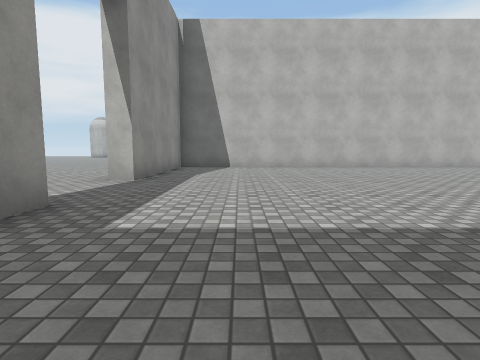
view 1 (above)

20 first-person views from a walk through a Unity game level. The camera is 1.2 m above the floor, tilts 6° down and sees 80° across. The floor is counted in squares, 2 m on a side. Each view is taken from the middle of a square. On the plan, view 1 faces up. The plan holds only what a view shows up to about 9 squares ahead; the rest is blank. The place goes on beyond the plan. The player is left out. Surface patterns are stand-ins for the level's own textures.

view 2
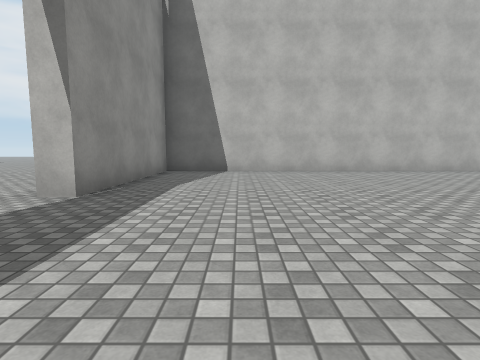

view 3
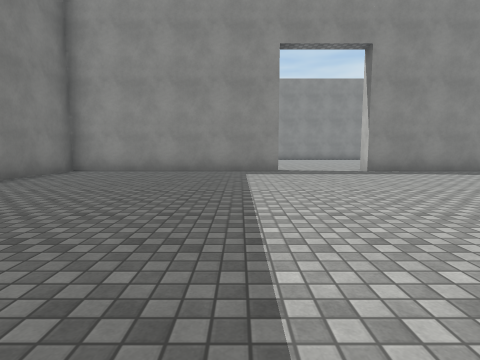

view 4
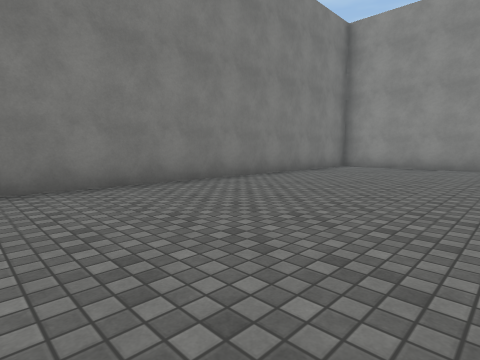

view 5
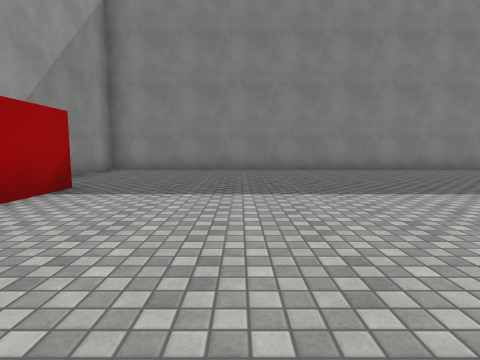

view 6
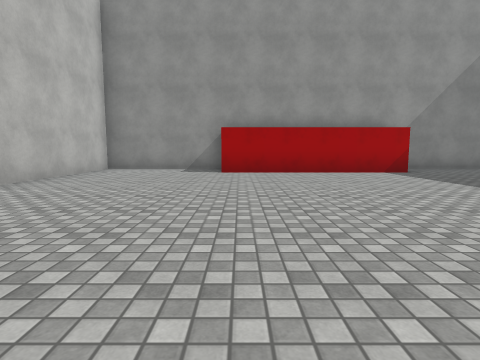

view 7
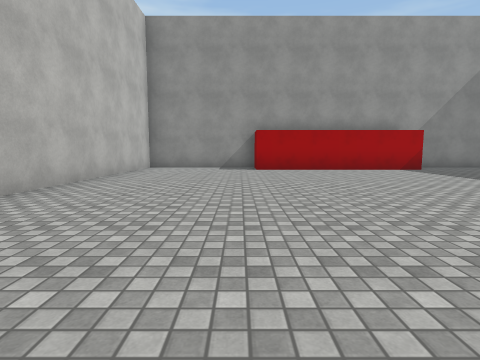

view 8
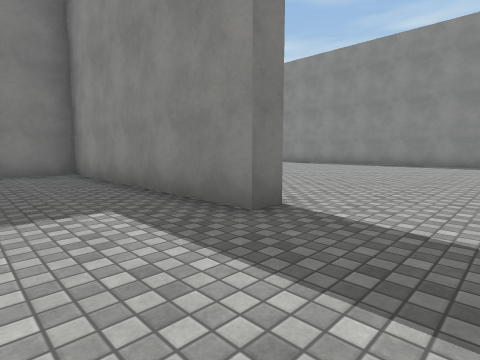

view 9
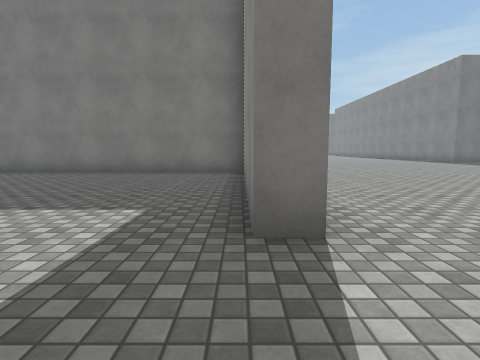

view 10
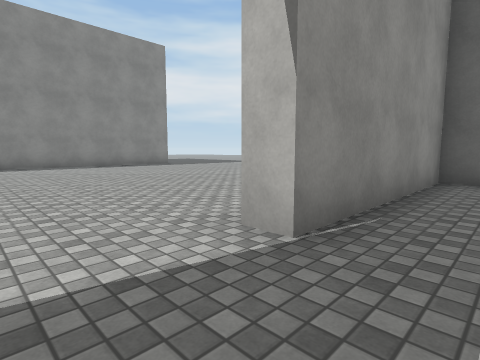

view 11
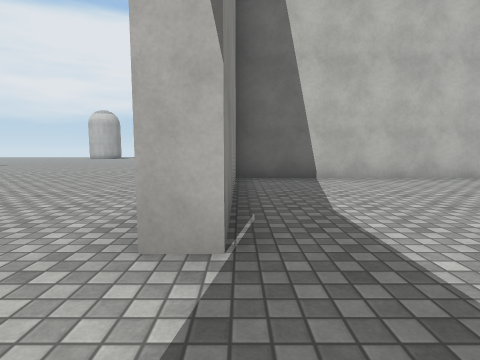

view 12
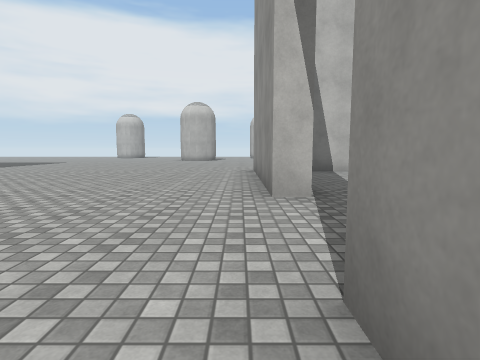

view 13
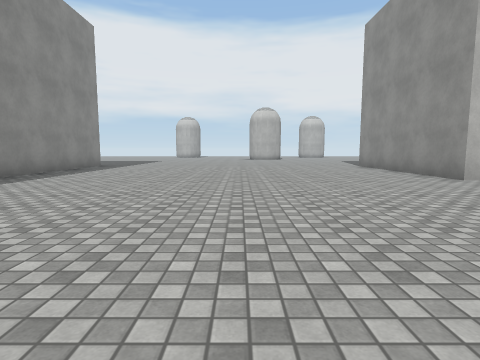

view 14
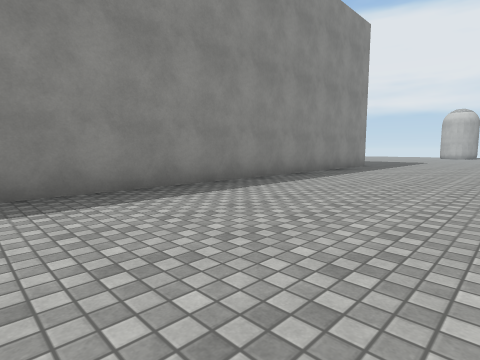

view 15
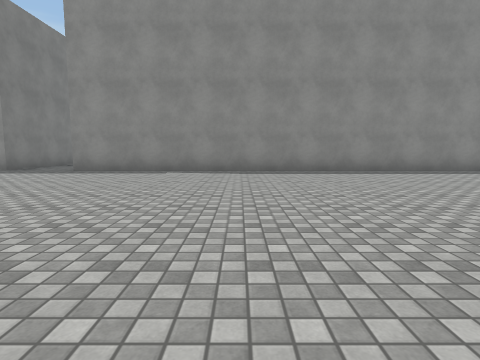

view 16
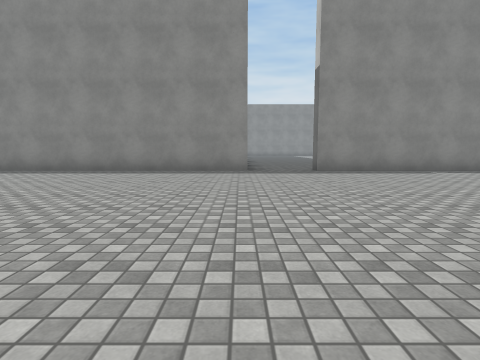

view 17
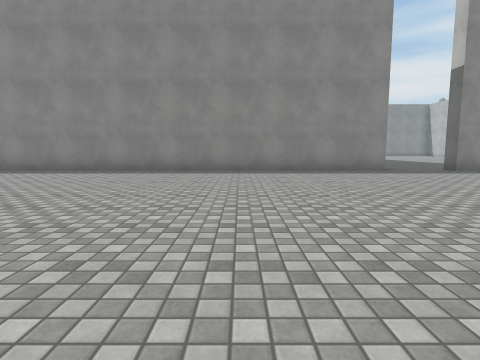

view 18
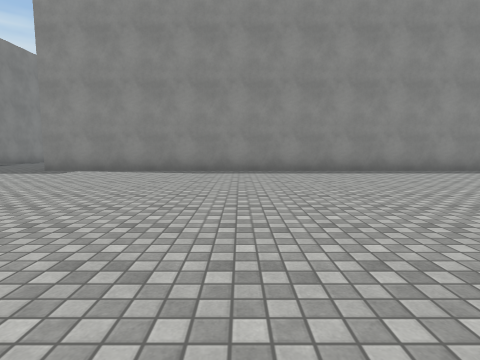

view 19
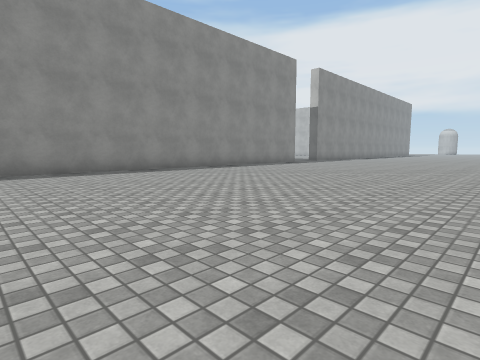

view 20
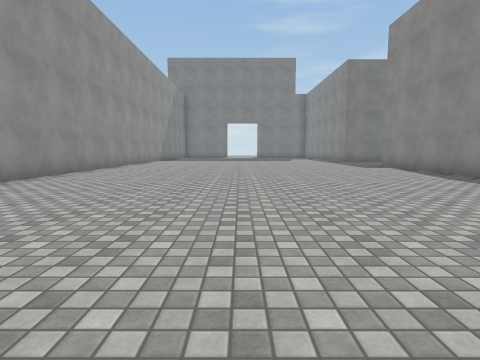

### Floor plan
Points are (right, up) in squares from view 1. A wall is a line through its corners. A room is listed if a view was taken in it or the views show most of it. See-through windows are left out.
Room 1 (views 1, 2, 3, 4, 5, 6, 7, 8, 10)
walls: (10.7, 1.4) (10.7, 6.5); (-2.1, 3.1) (-2.1, -2.7) (11.9, -2.7) (11.9, 0.9); (11.9, 6.5) (11.9, 10.1) (-2.1, 10.1) (-2.1, 5.6)
ways out: opening at (-2, 4.5) to room 2
Room 2 (views 9, 11, 12, 13, 14, 15, 16, 17, 18, 19, 20)
walls: (-13.1, -8.8) (-12.2, -8.8) (-12.2, -25.5); (-2.6, 2.4) (-2.6, 3.1) (-2.1, 3.1); (-2.1, 5.6) (-2.6, 5.6) (-2.6, 10.4); (-2.6, -25.1) (-2.6, -21.2); (-12.2, 9.1) (-12.2, -6.8) (-12.8, -6.8)
ways out: opening at (-2, 4.5) to room 1

Where each view was taken, in squares from view 1:
view 1: 0 up, 0 right, facing up
view 2: 2 up, 0 right, facing up
view 3: 2 up, 6 right, facing left
view 4: 2 up, 8 right, facing down-left
view 5: 6 up, 8 right, facing down
view 6: 6 up, 3 right, facing right
view 7: 7 up, 2 right, facing right
view 8: 5 up, 0 right, facing down-left
view 9: 5 up, 2 left, facing down
view 10: 4 up, 1 left, facing up-left
view 11: 4 up, 2 left, facing up
view 12: 2 up, 3 left, facing up
view 13: 0 up, 7 left, facing up
view 14: 0 up, 8 left, facing up-left
view 15: 2 down, 4 left, facing left
view 16: 9 down, 4 left, facing left
view 17: 13 down, 4 left, facing left
view 18: 21 down, 4 left, facing left
view 19: 21 down, 4 left, facing up-left
view 20: 16 down, 7 left, facing down
